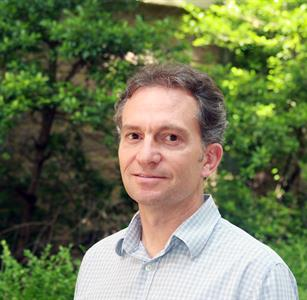
%> input picture Jason-Trobaugh.jpg, 307 x 300 px
$ octave CS2.m   (GNU Octave 9; MATLAB toolbox functions it lacks are replaced by stand-ins)
%> lines starting %> are read from the running program, lines starting %| are printed output that depends on the picture
clear, close all

%% three channel rgb communication system
close all
image = imread("Jason-Trobaugh.jpg");
%> image is the input picture: size 300x307x3 uint8; mean R, G, B 114.2, 122.2, 86.7

imager = image(:,:,1); imageg = image(:,:,2); imageb = image(:,:,3);
%> after `imager = image(:,:,1)`:
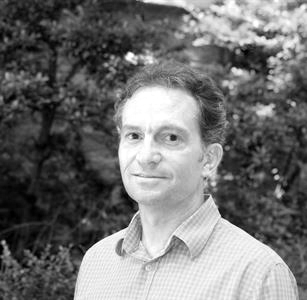
%> imager: size 300x307 uint8; min 0, max 255, mean 114.2
%> after `imageg = image(:,:,2)`:
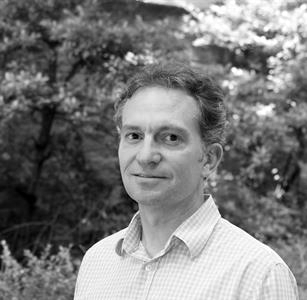
%> imageg: size 300x307 uint8; min 0, max 255, mean 122.2
%> after `imageb = image(:,:,3)`:
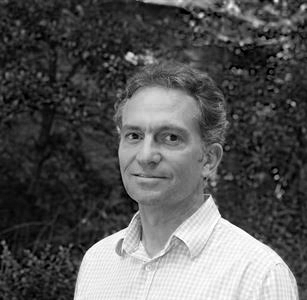
%> imageb: size 300x307 uint8; min 0, max 255, mean 86.7
image_binr = dec2bin(imager);
%> image_binr = 92100 items
image_bing = dec2bin(imageg);
%> image_bing = 92100 items
image_binb = dec2bin(imageb);
%> image_binb = 92100 items

% convert bits from char to int
image_binr_int = image_binr - '0';
image_bing_int = image_bing - '0';
image_binb_int = image_binb - '0';

% flatten the matrix -- transpose to maintain proper ordering
image_binr_flat = reshape(image_binr_int', [numel(image_binr_int) 1]);
image_bing_flat = reshape(image_bing_int', [numel(image_bing_int) 1]);
image_binb_flat = reshape(image_binb_int', [numel(image_binb_int) 1]);
% change all bits with value 0 to -1
image_binr_flat(image_binr_flat == 0) = -1;
image_bing_flat(image_bing_flat == 0) = -1;
image_binb_flat(image_binb_flat == 0) = -1;

% PARAMETERS TO ADJUST
N = numel(image_binr_flat);
%> N = 736800
Tp = 0.05; % symbol width (centered around zero)
fb = 1/(2*Tp); % bit rate
sigma = 1; % noise parameter
Ts = 1/fb;
wcPulse = 10; % note: sinc() in matlab multiplies your input by pi
base = 20;
bandwidth = 7;
wc1 = base*2*pi; % frequency of upconverter -- currently 20 Hz
wc2 = (base+bandwidth)*2*pi; % frequency of upconverter -- currently 30 Hz
wc3 = (base+2*bandwidth)*2*pi; % frequency of upconverter -- currently 40 Hz

[~, dt, pulse] = sinc_pulse(wcPulse, Tp);
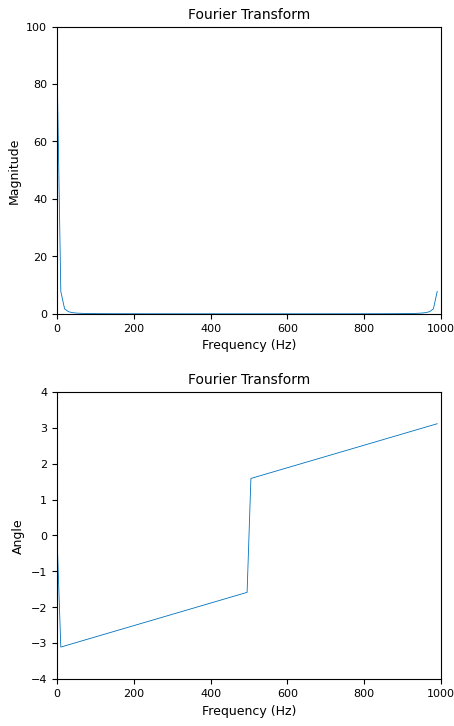
%> figure redrawn from the program's plot data, 2 panels; panel 1: curve peaks at x = 0, y = 87.9; panel 2: curve peaks at x = 990.1, y = 3.11
%> in sinc_pulse, `ylabel("Amplitude");`:
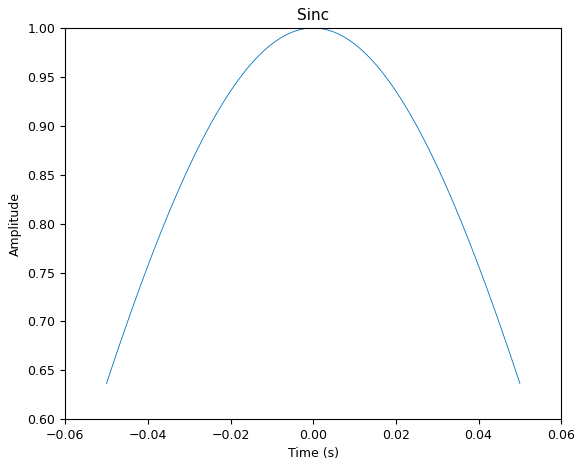
%> figure redrawn from the program's plot data; curve peaks at x = 0, y = 1


bitsr = image_binr_flat;
bitsg = image_bing_flat;
bitsb = image_binb_flat;
[ty, yr] = pam(fb, dt, Tp, Ts, N, bitsr, pulse);
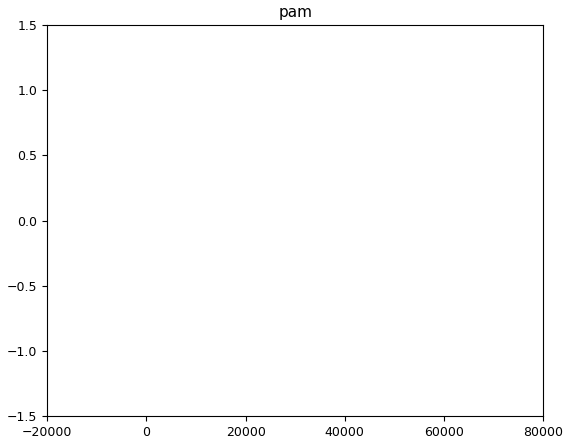
%> figure redrawn from the program's plot data
[ty, yg] = pam(fb, dt, Tp, Ts, N, bitsg, pulse);
% [198 lines not run here, left out]
% [8 lines left out: function ppulse, not called in this run]

% generates a sinc pulse instead of a triangle. again, Tp is the width, and
% w is the angular frequency of the sinc wave.
function [time, dt, pulse] = sinc_pulse(w, Tp)

dt = Tp/50; % sampling frequency -- keep this constant


% creates the time vector and the pulse
t_sinc = -Tp:dt:Tp;
sincPulse = sinc(w * t_sinc);

% plot
figure;
plot(t_sinc, sincPulse);
title("Sinc");
xlabel("Time (s)");
ylabel("Amplitude");
fs = 1/dt;

transform = fft(sincPulse);
f = 0:fs/length(transform):fs-fs/length(transform);

figure;
subplot(2, 1, 1);
plot(f, abs(transform));
title("Fourier Transform");
xlabel("Frequency (Hz)");
ylabel("Magnitude");

subplot(2, 1, 2);
plot(f, angle(transform));
title("Fourier Transform");
xlabel("Frequency (Hz)");
ylabel("Angle");

time = t_sinc;
pulse = sincPulse;

end

% [74 lines left out: functions sqrt_sinc_pulse, sincSquared_pulse, not called in this run]


% http://complextoreal.com/wp-content/uploads/2013/01/isi.pdf
% apparently good, also he referenced this in the instructions so maybe its
% good
% https://en.wikipedia.org/wiki/Pulse_shaping
% sinc, raised cosine, and gaussian commonly used
% [75 lines left out: functions rcos_pulse, gauss, not called in this run]

% function to add a spike every Ts seconds.
%%% GET RID OF FOR LOOP
function [tout, y] = pam(fb, dt, Tp, Ts, N, bits, pulse)
tx = 0:dt:(N)*Ts;

xn = zeros(size(tx));

% logical indexing approach
%> (the run ends here)
